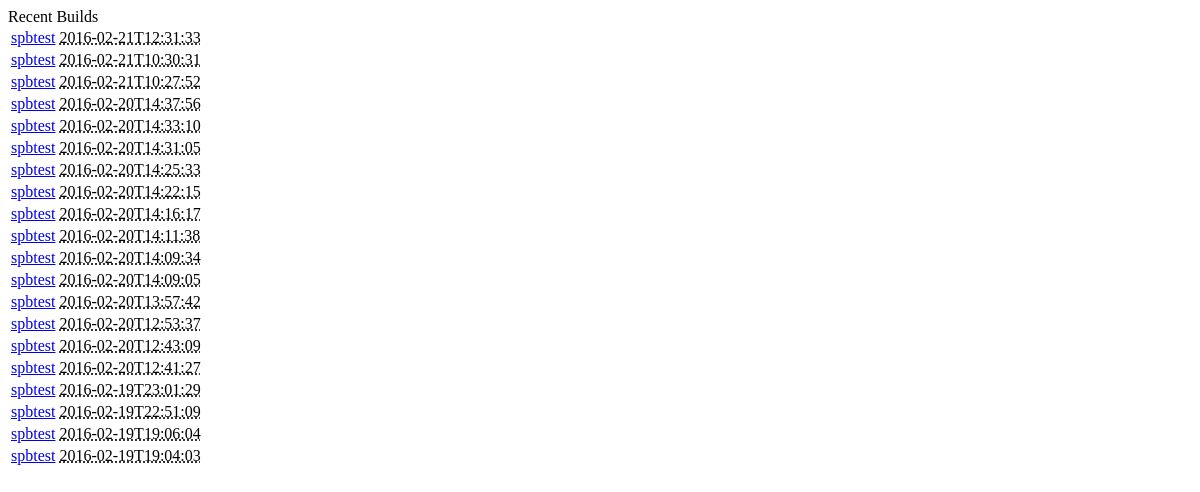
The app's page /recent_builds, older data.
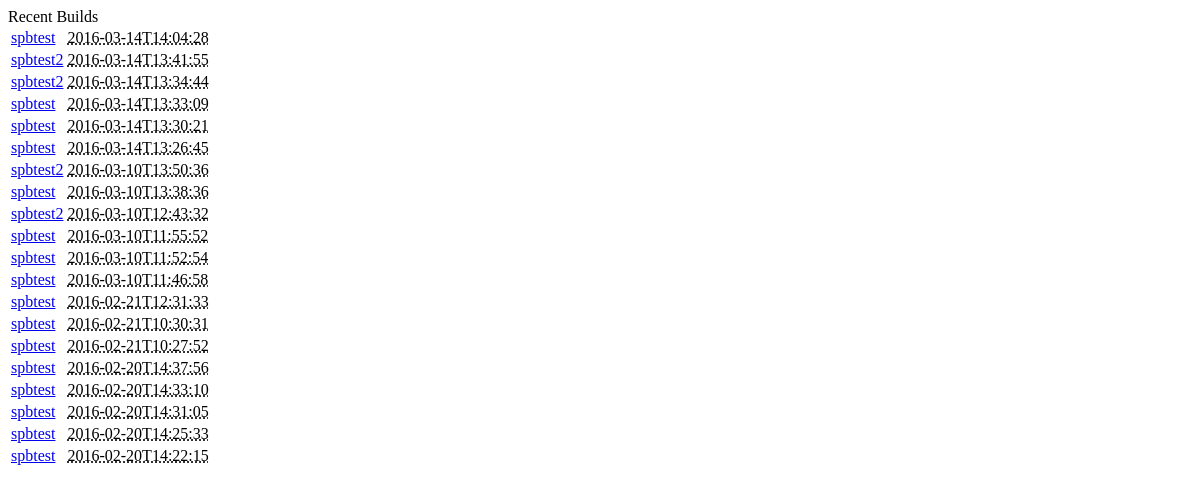
The same page, newer data.
### viewhistory/models.py (models this page shows, shortened)
class Job(models.Model):
    package = models.ForeignKey(Package)
    job_id = models.CharField(max_length=50) # unique for each job
    repository = models.CharField(max_length=20)
    r_version = models.CharField(max_length=10)
    bioc_version = models.CharField(max_length=10)
    time_started = models.DateTimeField()
    pkg_url = models.CharField(max_length=200)
    force = models.BooleanField()
    client_id = models.CharField(max_length=255)

class Package(models.Model):
    name = models.CharField(max_length=40)
    last_built_at = models.DateTimeField(auto_now=True)
    added_at = models.DateTimeField(auto_now_add=True)

### viewhistory/views.py (the view)
# urls.py: url(r'^recent_builds', 'viewhistory.views.recent_builds'),
def recent_builds(request):
    j = Job.objects.order_by("-time_started")[:20]
    return render_to_response("recent_builds.html",
        {"recent_builds": j}, context_instance=RequestContext(request))

### viewhistory/templates/recent_builds.html (shortened to what this page needs)
{% block content %}
    {% if recent_builds %}
            <table>
                {% for build in recent_builds %}
                    <tr>
                        <td><a href="http://staging.bioconductor.org:8000/job/{{build.id}}">{{build.package.name}}</a></td>
                        <td><abbr class="timeago" title="{{build.time_started|date:"c"}}">{{build.time_started|date:"c"}}</abbr></td>
                    </tr>
                {% endfor %}
        </table>
    {% endif %}
{% endblock %}

Row changes from the older to the newer data that the page shows:
no longer on this page (row unchanged): Job: package.name "spbtest", time_started "2016-02-20T14:16:17"
no longer on this page (row unchanged): Job: package.name "spbtest", time_started "2016-02-20T14:11:38"
no longer on this page (row unchanged): Job: package.name "spbtest", time_started "2016-02-20T14:09:34"
no longer on this page (row unchanged): Job: package.name "spbtest", time_started "2016-02-20T14:09:05"
no longer on this page (row unchanged): Job: package.name "spbtest", time_started "2016-02-20T13:57:42"
no longer on this page (row unchanged): Job: package.name "spbtest", time_started "2016-02-20T12:53:37"
no longer on this page (row unchanged): Job: package.name "spbtest", time_started "2016-02-20T12:43:09"
no longer on this page (row unchanged): Job: package.name "spbtest", time_started "2016-02-20T12:41:27"
no longer on this page (row unchanged): Job: package.name "spbtest", time_started "2016-02-19T23:01:29"
no longer on this page (row unchanged): Job: package.name "spbtest", time_started "2016-02-19T22:51:09"
no longer on this page (row unchanged): Job: package.name "spbtest", time_started "2016-02-19T19:06:04"
no longer on this page (row unchanged): Job: package.name "spbtest", time_started "2016-02-19T19:04:03"
added Job: package.name "spbtest", time_started "2016-03-14T14:04:28"
added Job: package.name "spbtest2", time_started "2016-03-14T13:41:55"
added Job: package.name "spbtest2", time_started "2016-03-14T13:34:44"
added Job: package.name "spbtest", time_started "2016-03-14T13:33:09"
added Job: package.name "spbtest", time_started "2016-03-14T13:30:21"
added Job: package.name "spbtest", time_started "2016-03-14T13:26:45"
added Job: package.name "spbtest2", time_started "2016-03-10T13:50:36"
added Job: package.name "spbtest", time_started "2016-03-10T13:38:36"
added Job: package.name "spbtest2", time_started "2016-03-10T12:43:32"
added Job: package.name "spbtest", time_started "2016-03-10T11:55:52"
added Job: package.name "spbtest", time_started "2016-03-10T11:52:54"
added Job: package.name "spbtest", time_started "2016-03-10T11:46:58"
